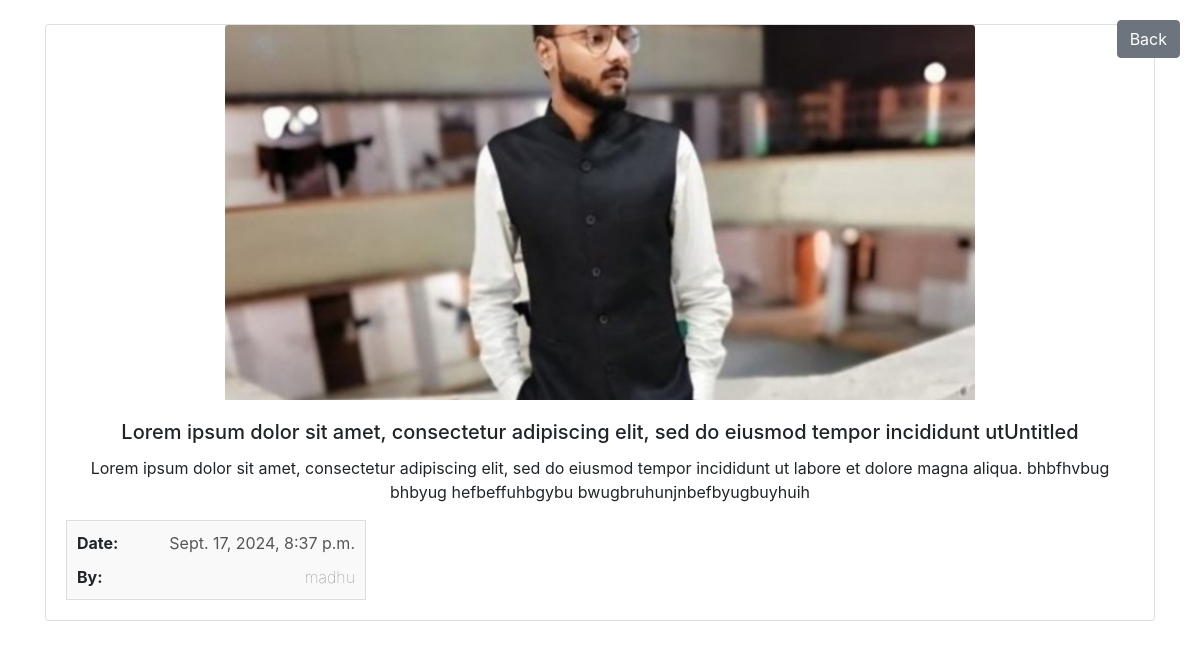
/newsdetail/lorem-ipsum-dolor-sit-amet-consectetur-adipiscing, run on the app's committed database.
### tweet/models.py (models this page shows, shortened)
class Tweet(models.Model):
 title=models.CharField(max_length=100,default='Untitled')
 user=models.ForeignKey(User,on_delete=models.CASCADE)
 text=models.TextField(max_length=400)
 photo=models.ImageField(upload_to='photo/',blank=True,null=True)
 created_at=models.DateTimeField(auto_now_add=True)
 updated_at=models.DateTimeField(auto_now=True)
 slug=AutoSlugField(populate_from='title',unique=True,null=True,default=None)

### tweet/views.py (the view)
# urls.py: path('newsdetail/<slug>',views.newsdetail)
def newsdetail(request,slug):
    newsdetail=Tweet.objects.get(slug=slug)
    data={
        'newsdetail':newsdetail
    }
    return render(request,'newsdetail.html',data)

### tweet/templates/newsdetail.html (shortened to what this page needs)
<!DOCTYPE html>
<html lang="en">
<head>
    <link href="https://stackpath.bootstrapcdn.com/bootstrap/4.5.2/css/bootstrap.min.css" rel="stylesheet">
</head>
<body>
    <div class="container mt-4">
        <a href="{% url 'tweet_list' %}" class="btn btn-secondary back-button">Back</a>
        <div class="card">
            {% if newsdetail.photo %}
                <img src="{{ newsdetail.photo.url }}" class="card-img-top" alt="Tweet photo">
            {% else %}
                <img src="https://via.placeholder.com/750x375" class="card-img-top" alt="Placeholder image">
            {% endif %}
            <div class="card-body">
                <h5 class="card-title">{{ newsdetail.title }}</h5>
                <p class="card-text">{{ newsdetail.text }}</p>
                <div style="border: 1px solid #ddd; padding: 10px; width: 300px; background-color: #f9f9f9;">
                    <div style="display: flex; justify-content: space-between; align-items: center; margin-bottom: 10px;">
                        <span style="font-weight: bold;">Date:</span>
                        <span style="font-weight: normal; color: #555;">{{newsdetail.created_at}}</span>
                    </div>
                    <div style="display: flex; justify-content: space-between; align-items: center;">
                        <span style="font-weight: bold;">By:</span>
                        <span style="font-weight: lighter; color: #777;">{{newsdetail.user}}</span>
                    </div>
                </div>
            </div>
        </div>
    </div>
</body>
</html>

### data on the page
Tweet: photo (picture), title "Lorem ipsum dolor sit amet, consectetur adipiscing elit, sed do eiusmod tempor incididunt utUntitled", text "Lorem ipsum dolor sit amet, consectetur adipiscing elit, sed do eiusmod tempor incididunt ut labore et dolore magna aliqua. bhbfhvbug bhbyug hefbeffuhbgybu bwugbruhunjnbefbyugbuyhuih", created_at "Sept. 17, 2024, 8:37 p.m.", user "madhu"
